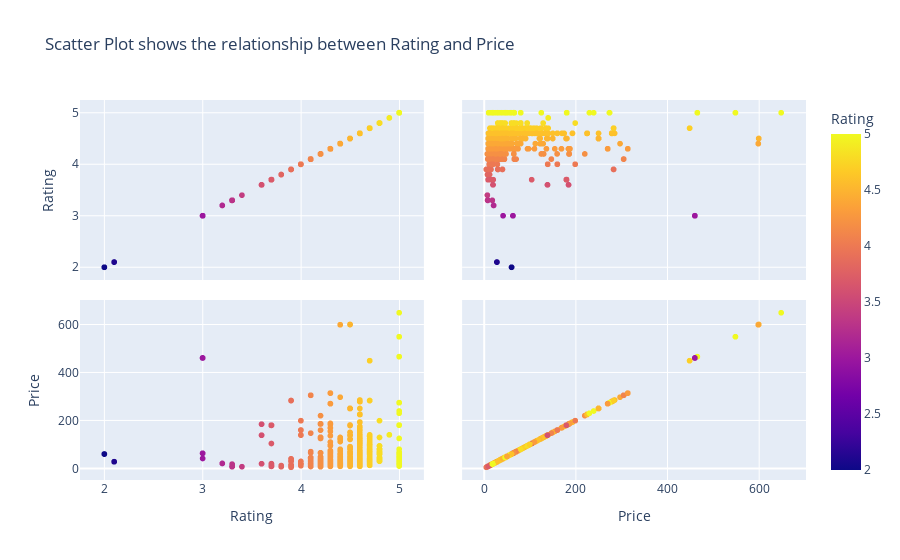

The notebook cell saved with this chart:
### Markdown cell above
most products are between 0-100 dollars

### Code cell
fig = px.scatter_matrix(df2, dimensions=["Rating","Price"], color="Rating",title="Scatter Plot shows the relationship between Rating and Price")
fig.show()

### Figure 1 — Plotly figure (JSON) as saved in the notebook; plotly's stock layout.template omitted (floating-point values rounded to 4 significant figures; data arrays with more than 128 entries replaced by an {"elided": "..."} marker saying what was removed)
{"data": [{"dimensions": [{"axis": {"matches": true}, "label": "Rating", "values": {"elided": "3479 float values"}}, {"axis": {"matches": true}, "label": "Price", "values": {"elided": "3479 float values"}}], "hovertemplate": "%{xaxis.title.text}=%{x}<br>%{yaxis.title.text}=%{y}<br>Rating=%{marker.color}<extra></extra>", "legendgroup": "", "marker": {"color": {"elided": "3479 float values"}, "coloraxis": "coloraxis", "symbol": "circle"}, "name": "", "showlegend": false, "type": "splom"}], "layout": {"coloraxis": {"colorbar": {"title": {"text": "Rating"}}, "colorscale": [[0, "#0d0887"], [0.1111, "#46039f"], [0.2222, "#7201a8"], [0.3333, "#9c179e"], [0.4444, "#bd3786"], [0.5556, "#d8576b"], [0.6667, "#ed7953"], [0.7778, "#fb9f3a"], [0.8889, "#fdca26"], [1, "#f0f921"]]}, "dragmode": "select", "legend": {"tracegroupgap": 0}, "title": {"text": "Scatter Plot shows the relationship between Rating and Price"}}}
